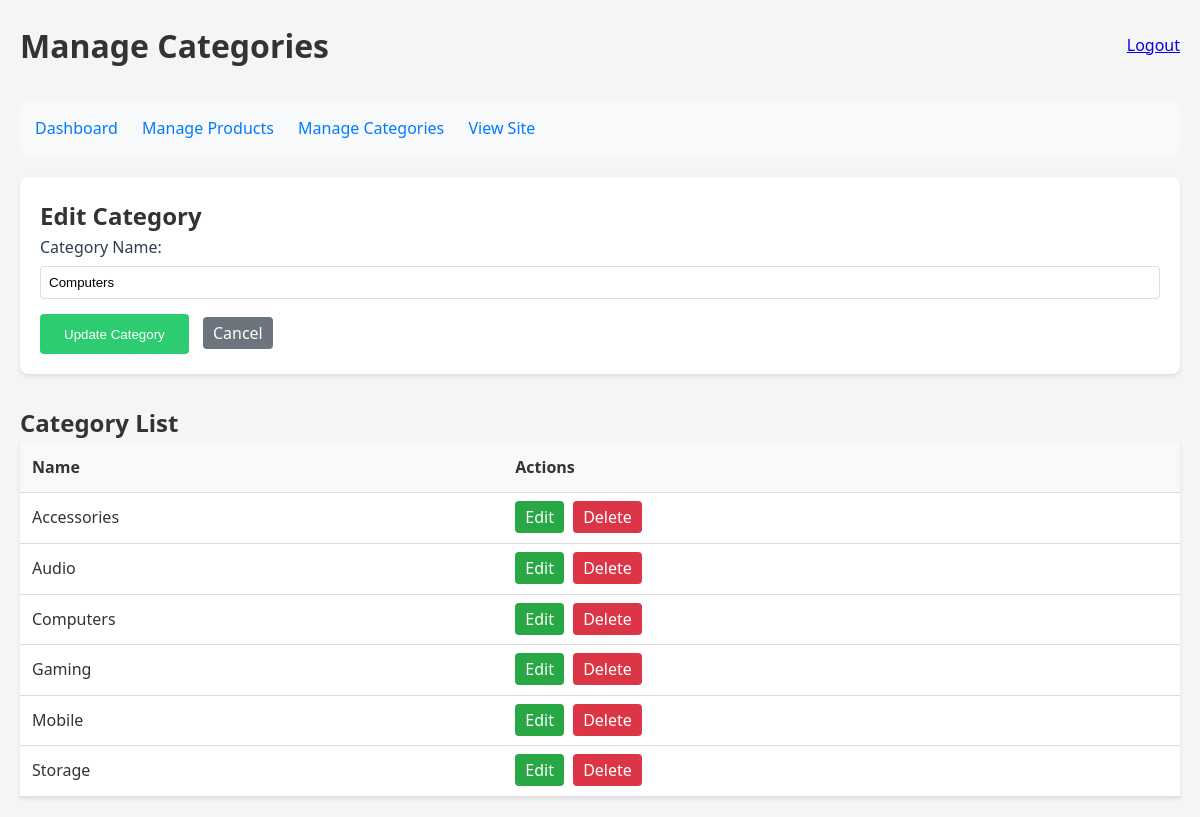
The page /admin_categories.php?action=edit&id=1 (signed in) on the database its author committed.
### tables this page shows
CREATE TABLE `categories` (
  `id` int(11) NOT NULL,
  `name` varchar(100) NOT NULL,
  `description` text DEFAULT NULL,
  `created_at` timestamp NOT NULL DEFAULT current_timestamp()
);

### admin_categories.php (the view, shortened to what this page needs)
<?php
require_once 'config.php';
$categories = $pdo->query('SELECT * FROM categories ORDER BY name')->fetchAll();
$editing_category = null;
if (isset($_GET['action']) && $_GET['action'] === 'edit' && isset($_GET['id'])) {
    $stmt = $pdo->prepare('SELECT * FROM categories WHERE id = ?');
    $stmt->execute([$_GET['id']]);
    $editing_category = $stmt->fetch();
}
?>
<!DOCTYPE html>
<html lang="en">
<head>
    <link rel="stylesheet" href="styles.css">
</head>
<body>
    <div class="admin-container">
        <div class="admin-header">
            <h1>Manage Categories</h1>
            <a href="logout.php" class="logout-btn">Logout</a>
        </div>
        <nav class="admin-nav">
            <a href="admin_dashboard.php">Dashboard</a>
            <a href="admin_products.php">Manage Products</a>
            <a href="admin_categories.php">Manage Categories</a>
            <a href="index.php" target="_blank">View Site</a>
        </nav>
        <div class="category-form">
            <h2><?php echo $editing_category ? 'Edit Category' : 'Add New Category'; ?></h2>
            <form method="POST" action="">
                <div class="form-group">
                    <label for="name">Category Name:</label>
                    <input type="text" id="name" name="name" required
                           value="<?php echo htmlspecialchars($editing_category['name'] ?? ''); ?>">
                </div>
                <button type="submit" class="submit-btn">
                    <?php echo $editing_category ? 'Update Category' : 'Add Category'; ?>
                </button>
                <?php if ($editing_category): ?>
                    <a href="admin_categories.php" class="action-btn cancel-btn">Cancel</a>
                <?php endif; ?>
            </form>
        </div>
        <h2>Category List</h2>
        <table class="category-table">
            <thead>
                <tr>
                    <th>Name</th>
                    <th>Actions</th>
                </tr>
            </thead>
            <tbody>
                <?php foreach ($categories as $category): ?>
                <tr>
                    <td><?php echo htmlspecialchars($category['name']); ?></td>
                    <td>
                        <a href="admin_categories.php?action=edit&id=<?php echo $category['id']; ?>"
                           class="action-btn edit-btn">Edit</a>
                        <a href="admin_categories.php?action=delete&id=<?php echo $category['id']; ?>"
                           class="action-btn delete-btn"
                           onclick="return confirm('Are you sure you want to delete this category?')">Delete</a>
                    </td>
                </tr>
                <?php endforeach; ?>
            </tbody>
        </table>
    </div>
</body>
</html>

### styles.css (style rules this page uses)
* { margin: 0; padding: 0; box-sizing: border-box; }
body { font-family: 'Segoe UI', Tahoma, Geneva, Verdana, sans-serif; line-height: 1.6; color: #333; background-color: #f5f5f5; }
.form-group { margin-bottom: 1rem; }
.form-group label { display: block; margin-bottom: 0.5rem; color: #2c3e50; }
.form-group input, .form-group select, .form-group textarea { width: 100%; padding: 0.5rem; border: 1px solid #ddd; border-radius: 4px; }
button[type="submit"] { background: #2ecc71; color: white; border: none; padding: 0.8rem 1.5rem; border-radius: 4px; cursor: pointer; transition: background 0.3s ease; }

### admin_categories.php (style rules this page uses)
.admin-container { max-width: 1200px; margin: 0 auto; padding: 20px; }
.admin-header { display: flex; justify-content: space-between; align-items: center; margin-bottom: 30px; }
.admin-nav { background: #f8f9fa; padding: 15px; border-radius: 8px; margin-bottom: 20px; }
.admin-nav a { margin-right: 20px; text-decoration: none; color: #007bff; }
.category-form { background: white; padding: 20px; border-radius: 8px; box-shadow: 0 2px 4px rgba(0,0,0,0.1); margin-bottom: 30px; }
.form-group { margin-bottom: 15px; }
.form-group label { display: block; margin-bottom: 5px; }
.form-group input { width: 100%; padding: 8px; border: 1px solid #ddd; border-radius: 4px; }
.submit-btn { background: #007bff; color: white; padding: 10px 20px; border: none; border-radius: 4px; cursor: pointer; }
.category-table { width: 100%; border-collapse: collapse; background: white; box-shadow: 0 2px 4px rgba(0,0,0,0.1); }
.category-table th, .category-table td { padding: 12px; text-align: left; border-bottom: 1px solid #ddd; }
.category-table th { background: #f8f9fa; }
.action-btn { padding: 5px 10px; border-radius: 4px; text-decoration: none; color: white; margin-right: 5px; }
.edit-btn { background: #28a745; }
.delete-btn { background: #dc3545; }
.cancel-btn { background: #6c757d; margin-left: 10px; }

### rows shown on the page
categories: name "Computers"
categories: name "Accessories"
categories: name "Audio"
categories: name "Gaming"
categories: name "Mobile"
categories: name "Storage"
